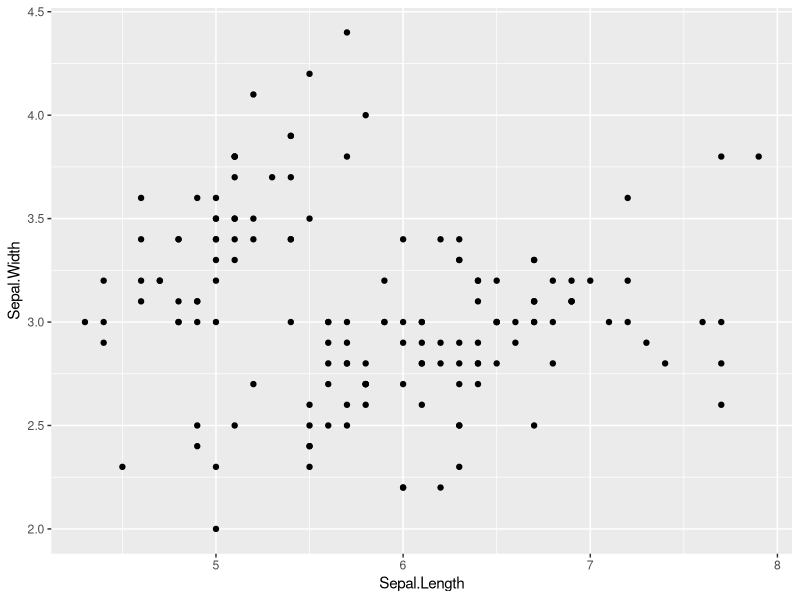
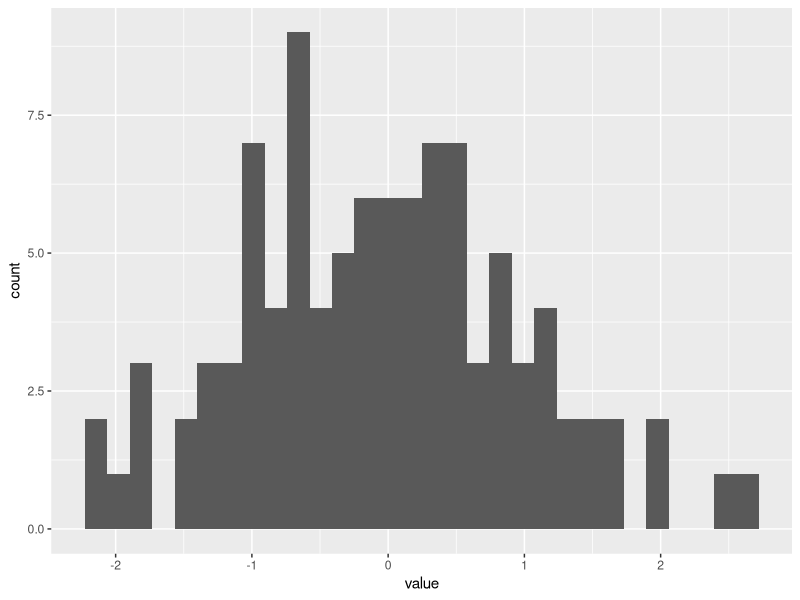
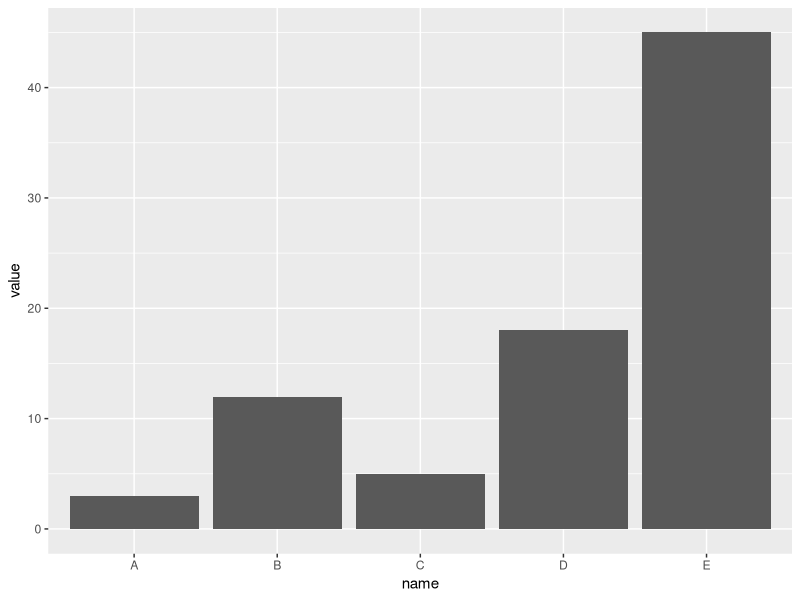
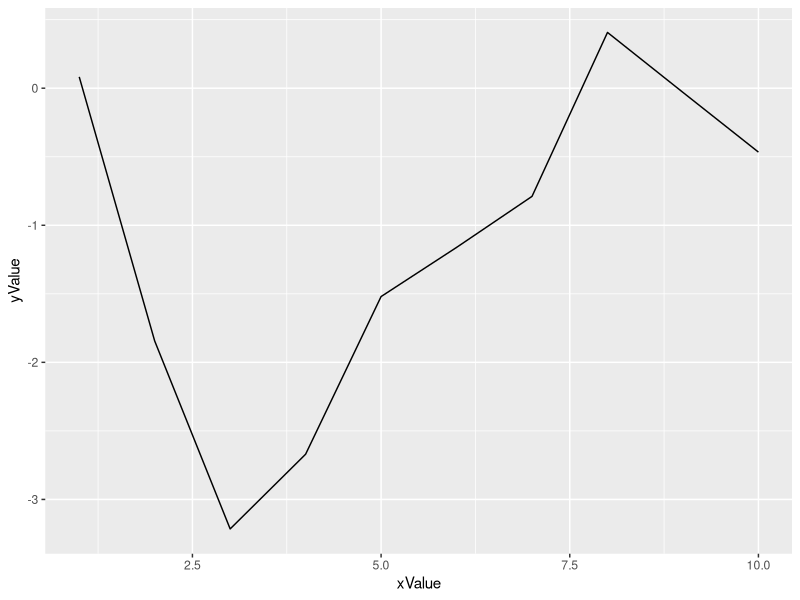

These figures' R source, in order:
## ---- chunk 1
library(ggplot2)
## ---- chunk 2
ggplot(iris, aes(x=Sepal.Length, y=Sepal.Width)) + 
    geom_point()
## ---- chunk 3
# dataset:
data=data.frame(value=rnorm(100))

# basic histogram
ggplot(data, aes(x=value)) + 
  geom_histogram()
## ---- chunk 4
# Create data
data <- data.frame(
  name=c("A","B","C","D","E") ,  
  value=c(3,12,5,18,45)
  )

# Barplot
ggplot(data, aes(x=name, y=value)) + 
  geom_bar(stat = "identity")
## ---- chunk 5
# create data
xValue <- 1:10
yValue <- cumsum(rnorm(10))
data <- data.frame(xValue,yValue)

# Plot
ggplot(data, aes(x=xValue, y=yValue)) +
  geom_line()
